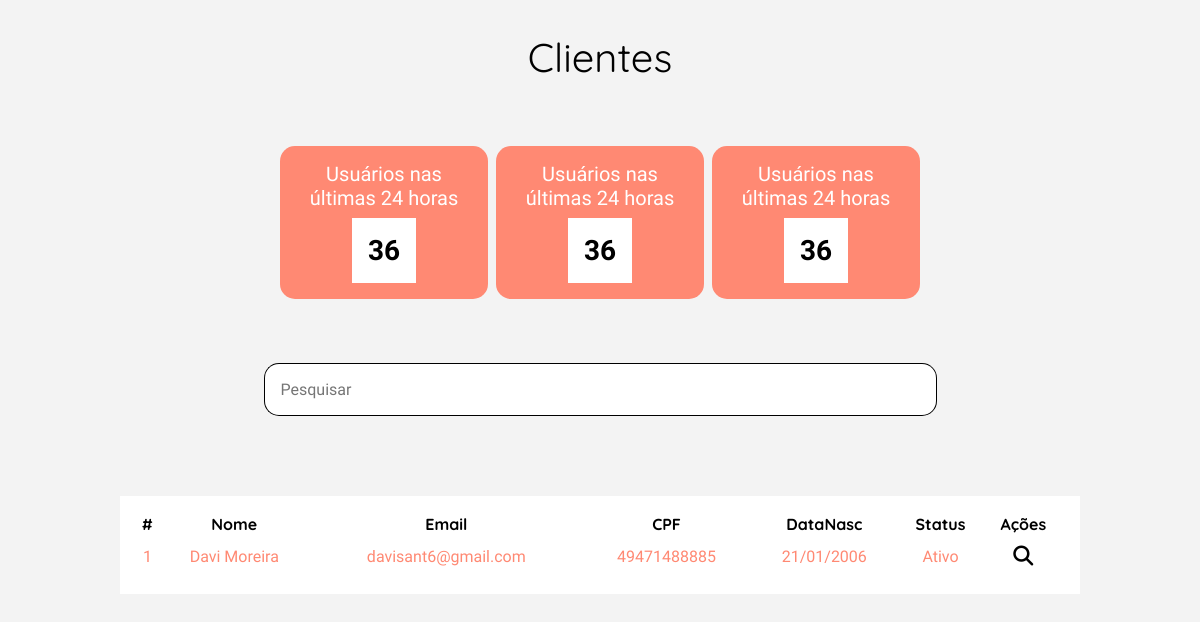
/view/listClientes.php, run on an earlier commit of the app's database.
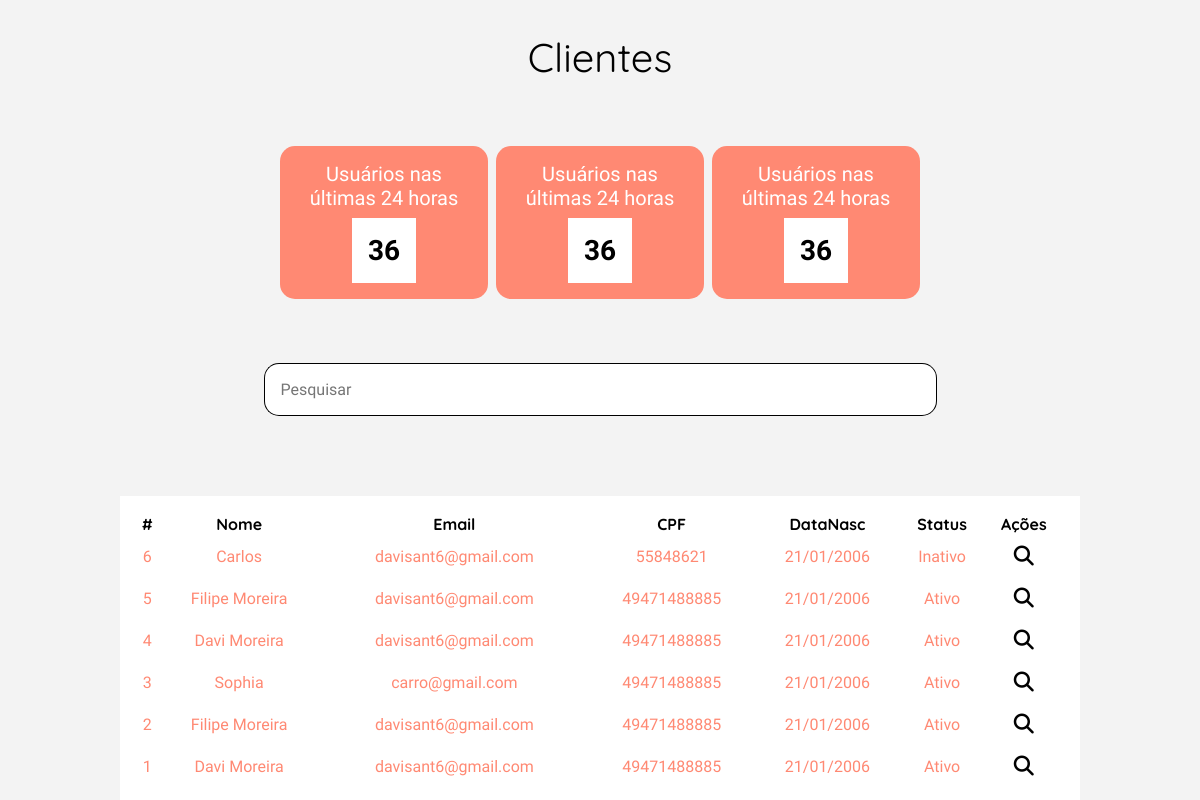
And on a later commit of the database.
### tables this page shows
CREATE TABLE user_cliente(
	id_cliente INT AUTO_INCREMENT NOT NULL PRIMARY KEY,
	nome_cliente VARCHAR(300) NOT NULL COMMENT 'nome do cliente',
	email_cliente VARCHAR(300) NOT NULL COMMENT 'email do cliente',
	cpf_cliente VARCHAR(18) NOT NULL COMMENT 'cpf do cliente',
	telefone_cliente VARCHAR(18) NOT NULL COMMENT 'telefone do cliente',
	genero_cliente int(1) NOT NULL COMMENT '1 - feminino; 0 - masculino; 2 - não informar',
	senha_cliente VARCHAR(256) NOT NULL COMMENT 'senha em sha256',
	data_nasc_cliente DATE NOT NULL COMMENT 'data de nascimente',
	data_reg_cliente DATETIME DEFAULT CURRENT_TIMESTAMP NOT NULL COMMENT 'data e hora do registro',
	status INT(1) NOT NULL COMMENT '1 - ativo; 0 - inativo'
);

### model/conexao.class.php (called while the page is built, shortened)
<?php
class Conexao{
    public function __construct(){
        try{
            $this->pdo = new PDO("mysql:dbname=2ucase_bd2;host=localhost","root","");
        }catch(PDOException $e){
            echo "Erro com banco de dados: " . $e->getMessage() . "<br>";
            exit();
        }catch(Exception $e){
            echo "Erro generico: " . $e->getMessage() . "<br>";
            exit();
        }
    }
}
?>

### model/Manager.class.php (called while the page is built, shortened)
<?php
require_once 'Conexao.class.php';
class Manager extends Conexao {
	public function listClient($table, $columnName) {
        $cmd = $this->pdo->query("SELECT * FROM {$table} ORDER by {$columnName} DESC");
        $res = $cmd->fetchAll(PDO::FETCH_ASSOC);
        return $res;
	}
}

### view/listClientes.php (the view, shortened to what this page needs)
<?php
require_once "../model/Manager.class.php";
$manager = new Manager();
$resultClienteList = $manager->listClient('user_cliente', 'id_cliente');
?>
<!DOCTYPE html>
<html lang="pt-br">
<head>
    <?php require_once "../config/config.php"; ?>
    <link rel="stylesheet" href="../assets/css/clientes.css">
</head>
<body id="body-margin">
    <main class="container-produto">
        <h1>Clientes</h1>
        <section class="container-metricas">
            <div class="metrica-box metrica1">
                <h4>Usuários nas últimas 24 horas</h4>
                <div class="container-number">
                    <h3>36</h3>
                </div>
            </div>
            <div class="metrica-box metrica2">
                <h4>Usuários nas últimas 24 horas</h4>
                <div class="container-number">
                    <h3>36</h3>
                </div>
            </div>
            <div class="metrica-box metrica3">
                <h4>Usuários nas últimas 24 horas</h4>
                <div class="container-number">
                    <h3>36</h3>
                </div>
            </div>
        </section>
        <article class="container-pesquisa">
            <form action="#" method="GET">
                <div class="input-pesquisa">
                    <input type="text" name="searchBarClientes" placeholder="Pesquisar" id="pesquisar-input">
                    <input type="submit" value="">
                </div>
            </form>
        </article>
        <section class="container-tabela-filter">
            <section class="container-tabela">
                <table class="table-clientes">
                    <tr>
                        <th>#</th>
                        <th>Nome</th>
                        <th>Email</th>
                        <th>CPF</th>
                        <th>DataNasc</th>
                        <th>Status</th>
                        <th>Ações</th>
                    </tr>
                    <?php
                    if (count($resultClienteList) > 0) :
                        for ($i = 0; $i < count($resultClienteList); $i++) :
                            $timestamp = strtotime($resultClienteList[$i]["data_nasc_cliente"]);
                            $newDate = date("d-m-Y", $timestamp);
                            $dateExib = str_replace('-', '/', $newDate)
                    ?>
                            <tr>
                                <td><?= $resultClienteList[$i]['id_cliente'] ?></td>
                                <td><?= $resultClienteList[$i]['nome_cliente'] ?></td>
                                <td><?= $resultClienteList[$i]['email_cliente'] ?></td>
                                <td><?= $resultClienteList[$i]['cpf_cliente'] ?></td>
                                <td><?= $dateExib ?></td>
                                <td><?= $resultClienteList[$i]['status'] == 1 ? "Ativo" : "Inativo" ?></td>
                                <td id="btn-actions">
                                    <button id="search-client"><i class="fa-solid fa-magnifying-glass"></i></i></i></button>
                                </td>
                            </tr>
                    <?php
                        endfor;
                    else:
                        echo "<td colspan=7>Dados não encontrados!</td>";
                    endif;
                    ?>
                </table>
            </section>
        </section>
    </main>
</body>
</html>

### config/config.php (shortened to what this page needs)
<!DOCTYPE html>
<html lang="en">
<head>
    <link rel="stylesheet" href="../assets/css/reset.css">
</head>
</html>

### assets/css/clientes.css (style rules this page uses)
.container-produto { display: flex; flex-direction: column; align-items: center; justify-content: center; gap: 4rem; margin-top: 2rem; }
.container-metricas { display: flex; width: 40rem; text-align: center; gap: .5rem; }
.metrica-box { display: flex; flex-direction: column; justify-content: center; align-items: center; gap: .5rem; background-color: var(--cor-laranja); padding: 1rem; border-radius: 15px; }
.metrica-box h4 { color: #fff; }
.container-number { padding: 1rem; background-color: #ffff; width: -moz-fit-content; width: fit-content; }
.input-pesquisa { display: flex; }
.input-pesquisa input[type=text] { background-color: #ffff; padding: 1rem; border: 1px solid #000; border-right: none; width: 40rem; border-bottom-left-radius: 15px; border-top-left-radius: 15px; }
.input-pesquisa input[type=submit] { background-color: #ffff; border: 1px solid #000; border-left: none; background-image: url('../../view/img/lupapesquisa.png'); background-size: 20px 20px; background-position-y: center; background-position-x: center; background-repeat: no-repeat; padding: 1rem; cursor: pointer; border-bottom-right-radius: 15px; border-top-right-radius: 15px; }
.container-tabela-filter { display: flex; flex-direction: column; align-items: center; width: 60rem; }
.container-tabela { width: 100%; background-color: #ffff; margin-top: 1rem; }
.container-tabela .table-clientes { width: 100%; padding: 1rem; }
.table-clientes tr td { text-align: center; }
#btn-actions button { padding: .5rem; background-color: transparent; border: none; }
#btn-actions #search-client i { cursor: pointer; }

What changed in the data, as far as the page shows it:
added user_cliente: id_cliente "6", nome_cliente "Carlos", email_cliente "davisant6@gmail.com", cpf_cliente "55848621", data_nasc_cliente "21/01/2006", status "Inativo"
added user_cliente: id_cliente "5", nome_cliente "Filipe Moreira", email_cliente "davisant6@gmail.com", cpf_cliente "49471488885", data_nasc_cliente "21/01/2006", status "Ativo"
added user_cliente: id_cliente "4", nome_cliente "Davi Moreira", email_cliente "davisant6@gmail.com", cpf_cliente "49471488885", data_nasc_cliente "21/01/2006", status "Ativo"
added user_cliente: id_cliente "3", nome_cliente "Sophia", email_cliente "carro@gmail.com", cpf_cliente "49471488885", data_nasc_cliente "21/01/2006", status "Ativo"
added user_cliente: id_cliente "2", nome_cliente "Filipe Moreira", email_cliente "davisant6@gmail.com", cpf_cliente "49471488885", data_nasc_cliente "21/01/2006", status "Ativo"
